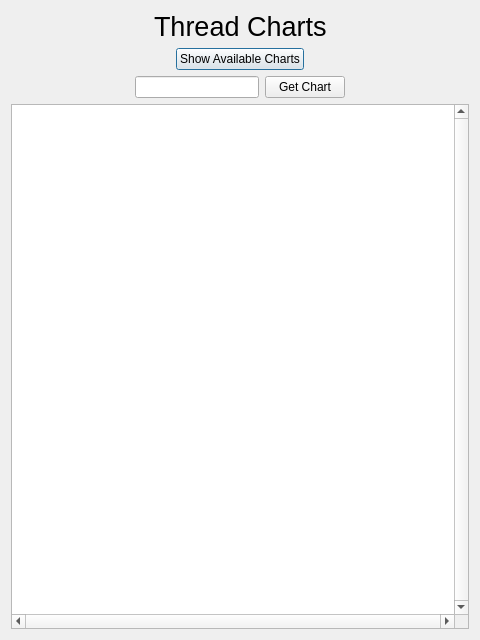
<?xml version="1.0" encoding="UTF-8"?>
<ui version="4.0">
 <class>threadChart</class>
 <widget class="QDialog" name="threadChart">
  <property name="geometry">
   <rect>
    <x>0</x>
    <y>0</y>
    <width>480</width>
    <height>640</height>
   </rect>
  </property>
  <property name="windowTitle">
   <string>Dialog</string>
  </property>
  <layout class="QGridLayout" name="gridLayout">
   <item row="0" column="0">
    <layout class="QVBoxLayout" name="verticalLayout">
     <item>
      <layout class="QHBoxLayout" name="horizontalLayout">
       <item>
        <spacer name="horizontalSpacer">
         <property name="orientation">
          <enum>Qt::Horizontal</enum>
         </property>
         <property name="sizeHint" stdset="0">
          <size>
           <width>40</width>
           <height>20</height>
          </size>
         </property>
        </spacer>
       </item>
       <item>
        <widget class="QLabel" name="label">
         <property name="font">
          <font>
           <pointsize>20</pointsize>
          </font>
         </property>
         <property name="text">
          <string>Thread Charts</string>
         </property>
        </widget>
       </item>
       <item>
        <spacer name="horizontalSpacer_2">
         <property name="orientation">
          <enum>Qt::Horizontal</enum>
         </property>
         <property name="sizeHint" stdset="0">
          <size>
           <width>40</width>
           <height>20</height>
          </size>
         </property>
        </spacer>
       </item>
      </layout>
     </item>
     <item>
      <layout class="QHBoxLayout" name="horizontalLayout_3">
       <item>
        <spacer name="horizontalSpacer_5">
         <property name="orientation">
          <enum>Qt::Horizontal</enum>
         </property>
         <property name="sizeHint" stdset="0">
          <size>
           <width>40</width>
           <height>20</height>
          </size>
         </property>
        </spacer>
       </item>
       <item>
        <widget class="QPushButton" name="allCharts">
         <property name="text">
          <string>Show Available Charts</string>
         </property>
        </widget>
       </item>
       <item>
        <spacer name="horizontalSpacer_6">
         <property name="orientation">
          <enum>Qt::Horizontal</enum>
         </property>
         <property name="sizeHint" stdset="0">
          <size>
           <width>40</width>
           <height>20</height>
          </size>
         </property>
        </spacer>
       </item>
      </layout>
     </item>
     <item>
      <layout class="QHBoxLayout" name="horizontalLayout_2">
       <item>
        <spacer name="horizontalSpacer_3">
         <property name="orientation">
          <enum>Qt::Horizontal</enum>
         </property>
         <property name="sizeHint" stdset="0">
          <size>
           <width>40</width>
           <height>20</height>
          </size>
         </property>
        </spacer>
       </item>
       <item>
        <widget class="QLineEdit" name="chartEntry"/>
       </item>
       <item>
        <widget class="QPushButton" name="getChart">
         <property name="text">
          <string>Get Chart</string>
         </property>
        </widget>
       </item>
       <item>
        <spacer name="horizontalSpacer_4">
         <property name="orientation">
          <enum>Qt::Horizontal</enum>
         </property>
         <property name="sizeHint" stdset="0">
          <size>
           <width>40</width>
           <height>20</height>
          </size>
         </property>
        </spacer>
       </item>
      </layout>
     </item>
     <item>
      <widget class="QTableView" name="display">
       <property name="verticalScrollBarPolicy">
        <enum>Qt::ScrollBarAlwaysOn</enum>
       </property>
       <property name="horizontalScrollBarPolicy">
        <enum>Qt::ScrollBarAlwaysOn</enum>
       </property>
       <property name="sizeAdjustPolicy">
        <enum>QAbstractScrollArea::AdjustToContents</enum>
       </property>
      </widget>
     </item>
    </layout>
   </item>
  </layout>
 </widget>
 <resources/>
 <connections/>
</ui>
